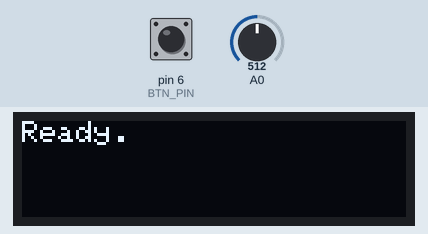
Recording of a sketch running on a simulated Arduino Uno, built with avr-gcc and run on an emulated ATmega328P. Parts: 128×32 one-colour display. The inputs (shaded band) are chosen by the test bench; at power-on: pin 6 (BTN_PIN) HIGH, A0 = 512. The display library's start-up logo is not drawn; random numbers use the default seed unless the sketch sets one; no radio packets arrive unless stated; what the sketch prints to the serial monitor is not drawn.

Above: at 3.2 s.
3.3 s: pin 6 (BTN_PIN) pulled LOW for 0.15 s
At 4.5 s:
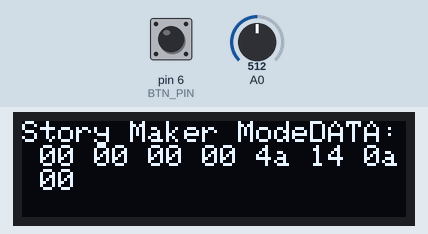
4.9 s: pin 6 (BTN_PIN) pulled LOW for 1 s
At 7.5 s:
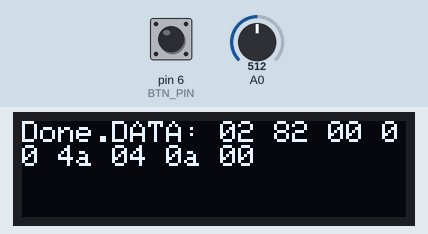
8.6 s: pin 6 (BTN_PIN) pulled LOW for 0.15 s
At 9.6 s:
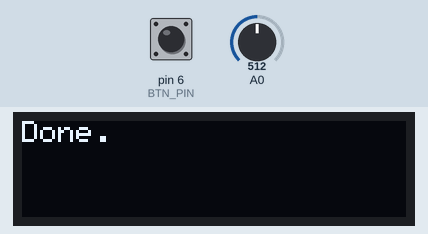
10.3 s: pin 6 (BTN_PIN) pulled LOW for 3.2 s
At 14.5 s:
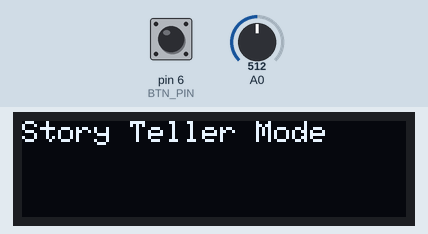
15.0 s: pin 6 (BTN_PIN) pulled LOW for 0.15 s
At 15.8 s:
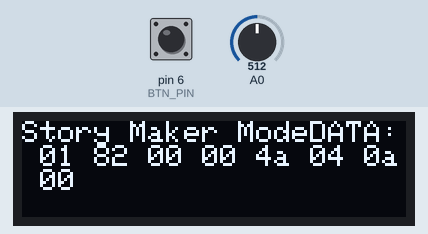
16.6 s: pin 6 (BTN_PIN) pulled LOW for 1 s
At 17.75 s:
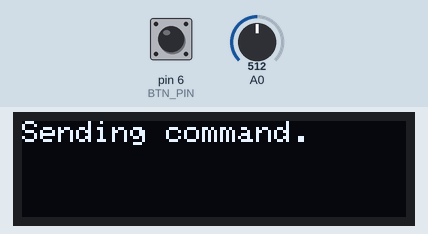
Timing chart, 0 to 19.6 s (numbered marks = the images above; inputs shaded):
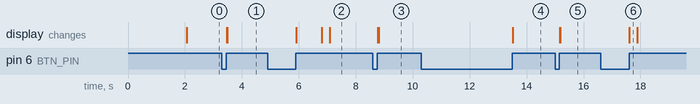

Measured:
- after the input at 3.3 s, the display: first changes after 0.17 s (image 1 shows a later state)
- after the input at 4.9 s, the display: first changes after 1.0 s (image 2 shows a later state)
- after the input at 8.6 s, the display: first changes after 0.17 s (image 3 shows a later state)
- after the input at 10.3 s, the display: changes after 3.2 s (image 4)
- after the input at 15.0 s, the display: first changes after 0.17 s (image 5 shows a later state)
- after the input at 16.6 s, the display: changes after 1.0 s (image 6)

The sketch:

StoryMaker_HM.ino
```cpp
// (licence header left out)
#define ENABLE_SSD1306    // if defined, support for the OLED display is enabled

// nRF2401 Module Support
#include <RF24.h>
#include <RF24_config.h>
#include <nRF24L01.h>
#include <printf.h>

// SSD1306 OLED Display Support
#ifdef ENABLE_SSD1306
  #include <Adafruit_GFX.h>
  #include <Adafruit_SSD1306.h>

  // SSD1306 OLED Display Setup
  // default pins are SDA and SCL for the device you're using
  // for a Nano, SDA = A4, SCL = A5
  #define SCREEN_WIDTH    128
  #define SCREEN_HEIGHT   32
  #define OLED_RESET      -1    // Reset pin # (or -1 if sharing Arduino reset pin)
  #define SCREEN_ADDRESS  0x3C  // 0x3D for 128x64, 0x3C for 128x32

  Adafruit_SSD1306 display(SCREEN_WIDTH, SCREEN_HEIGHT, &Wire, OLED_RESET);
#endif

// nRF2401 Module Setup
#define SCK_PIN 13
#define SDO_PIN 12
#define SDI_PIN 11
#define CS_PIN  10
#define CE_PIN  9
#define CSN_PIN 8
#define BTN_PIN 6

// radio properties
#define RADIO_PKT_MAX_LEN 32                  // max length for a packet
#define RADIO_PD_SIZE     8                   // payload (data) size; does not include CRC or Address as part of this
#define RADIO_RX_AW       5                   // address width when receiving
#define RADIO_TX_AW       3                   // address width when transmitting
#define RADIO_DR          RF24_1MBPS          // RF24_1MBPS, RF24_2MBPS, RF24_250KBPS
#define RADIO_RTD         0
#define RADIO_RTC         0
#define RADIO_CRC_LEN     RF24_CRC_DISABLED   // RF24_CRC_DISABLED, RF24_CRC_8, RF24_CRC_16
#define CRC_POLYNOMIAL    0x1021
#define CRC_INITIAL       0xb5d2

// button press type -- todo: enum this
#define NO_BTN_PRESS          0
#define SHORT_BTN_PRESS       1
#define LONG_BTN_PRESS        2
#define REALLY_LONG_BTN_PRESS 3

// misc
#define PRINT_BUF_SIZE  16

// machine state
typedef enum {
  UNINITIALIZED,
  STORYTELLER,
  STORYMAKER
} machine_state_t;
machine_state_t machine_state = STORYTELLER;

// radio variables
RF24 radio(CE_PIN, CSN_PIN);

const uint8_t rx_address[RADIO_RX_AW]   = { 0xCC, 0xCC, 0xCC, 0xCC, 0xCC };  // address to send/receive data
const uint8_t tx_address[RADIO_TX_AW]   = { 0x55, 0x0F, 0x71 };              // XN297 preamble; used as TX address to emulate the preamble
const uint8_t channel[3]                = { 0x1C, 0x31, 0x44 };              // 28, 49, 68

      uint8_t xmit_packet[RADIO_PD_SIZE]    = { 0 };
      uint8_t recv_packet[RADIO_PKT_MAX_LEN] = { 0 };
      uint8_t radio_channel                  = channel[0];

// XN297 scramble lookup tables
const uint8_t xn297_scramble[] = {
  0xe3, 0xb1, 0x4b, 0xea, 0x85, 0xbc, 0xe5, 0x66,
  0x0d, 0xae, 0x8c, 0x88, 0x12, 0x69, 0xee, 0x1f,
  0xc7, 0x62, 0x97, 0xd5, 0x0b, 0x79, 0xca, 0xcc,
  0x1b, 0x5d, 0x19, 0x10, 0x24, 0xd3, 0xdc, 0x3f,
  0x8e, 0xc5, 0x2f
};
const uint16_t xn297_crc_xorout_scrambled[] = {
  0x0000, 0x3448, 0x9BA7, 0x8BBB, 0x85E1, 0x3E8C,
  0x451E, 0x18E6, 0x6B24, 0xE7AB, 0x3828, 0x814B,
  0xD461, 0xF494, 0x2503, 0x691D, 0xFE8B, 0x9BA7,
  0x8B17, 0x2920, 0x8B5F, 0x61B1, 0xD391, 0x7401,
  0x2138, 0x129F, 0xB3A0, 0x2988
};

// XN297 CRC calculator
uint16_t crc16_update(uint16_t crc, uint8_t a, uint8_t bits) {
    crc ^= (a << 8);
    while (bits--) {
        if (crc & 0x8000) {
            crc = (crc << 1) ^ CRC_POLYNOMIAL;
        } else {
            crc = crc << 1;
        }
    }
    return crc;
}

// XN297 address scramble
void scramble_address(uint8_t *address, uint8_t len) {
  uint8_t i;
  for(i=0; i<len; i++) {
    address[i] ^= xn297_scramble[len - i - 1];
  }
}

// reverse bits in a byte
uint8_t bit_reverse(uint8_t b_in) {
    uint8_t b_out = 0;
    for (int i = 0; i < 8; ++i) {
        b_out = (b_out << 1) | (b_in & 1);
        b_in >>= 1;
    }
    return b_out;
}

// XN297 packet descramble
void descramble_buf(uint8_t *buf, uint8_t len) {
  uint8_t i;
  for (i=0; i<len; i++) {
    buf[i] ^= xn297_scramble[RADIO_RX_AW + i];
    buf[i] = bit_reverse(buf[i]);
  }
}

void print_msg(const __FlashStringHelper* msg) {
  char buffer[128];
  memset(buffer, '\0', sizeof(buffer));
  strlcpy_P(buffer, (const char PROGMEM *)msg, sizeof(buffer));
  print_msg(buffer);
}

void print_msg(char *msg) {
  Serial.println(msg);
  #ifdef ENABLE_SSD1306
    display.clearDisplay();
    display.setCursor(0,0);
    display.print(msg);
    display.display();
  #endif
}

void print_buf(uint8_t *buf, uint8_t len) {
  uint8_t i;
  char tmp[PRINT_BUF_SIZE];

  snprintf(tmp, PRINT_BUF_SIZE,"%08lu: ", millis());
  Serial.print(tmp);

  snprintf(tmp, PRINT_BUF_SIZE,"[%02x] ", radio.getChannel());
  Serial.print(tmp);
  #ifdef ENABLE_SSD1306
    display.print(F("DATA: "));
  #endif

  for(i=0; i<len; i++) {
    snprintf(tmp, PRINT_BUF_SIZE, "%02x ", buf[i]);
    Serial.print(tmp);
    #ifdef ENABLE_SSD1306
      display.print(tmp);
    #endif
  }
  Serial.println();
  #ifdef ENABLE_SSD1306
    display.println();
    display.display();
  #endif
}

void xmit_payload(uint8_t *msg, uint8_t len) {
  uint8_t last = 0;
  uint8_t i;
  uint16_t crc = CRC_INITIAL;
  char tmp[PRINT_BUF_SIZE];

  // cheap buffer overrun protection
  // RADIO_RX_AW + msg len + 2 (CRC)
  len = (len > 25) ? 25 : len;

  // add address to packet
  for(i=0; i<RADIO_RX_AW; i++) {
    recv_packet[last] = rx_address[RADIO_RX_AW - i - 1];   // reversing byte order of address when writing to packet
    recv_packet[last] ^= xn297_scramble[i];                // scramble the address
    last++;
  }

  // add message to packet
  for (i=0; i<len; i++) {
    recv_packet[last] = bit_reverse(msg[i]);
    recv_packet[last] ^= xn297_scramble[RADIO_RX_AW + i];
    last++;
  }

  // calculate CRC
  for (i=0; i<last; i++) {
    crc = crc16_update(crc, recv_packet[i], 8);
  }
  crc ^= xn297_crc_xorout_scrambled[RADIO_RX_AW - 3 + len];

  // add CRC to packet
  recv_packet[last++] = crc >> 8;
  recv_packet[last++] = crc & 0xff;

  /*
  Serial.println("PACKET:");
  for(i=0;i<last;i++) {
    snprintf(tmp, PRINT_BUF_SIZE, "%02x ", recv_packet[i]);
    Serial.print(tmp);
  }
  Serial.println();
  */

  // transmit
  radio.write(recv_packet, last);
}

uint8_t button_handler() {
  static uint8_t btn = 0;
  static uint32_t last = 0;

  // when BTN_PIN goes low, the button is being pressed
  if (btn == 0 && digitalRead(BTN_PIN) == LOW) {
    btn = 1;
    last = millis();
  } else if (btn == 1 && digitalRead(BTN_PIN) == HIGH) {
    btn = 0;
    if (millis() - last > 3000) {
      return(REALLY_LONG_BTN_PRESS);
    } else if (millis() - last > 1000) {
      return(LONG_BTN_PRESS);
    } else {
      return(SHORT_BTN_PRESS);
    }
  }
  return(NO_BTN_PRESS);
}

void setup_receive() {
  uint8_t addr[RADIO_RX_AW];

  radio.stopListening();
  radio.flush_rx();
  radio.flush_tx();

  radio.setAddressWidth(RADIO_RX_AW);
  radio.setPayloadSize(RADIO_PD_SIZE + 2);

  memcpy(addr, rx_address, RADIO_RX_AW);
  scramble_address(addr, RADIO_RX_AW);
  radio.openReadingPipe(1, addr);

  //radio.printPrettyDetails();
  radio.startListening();
}

void setup_transmit() {
  radio.stopListening();
  radio.flush_rx();
  radio.flush_tx();

  radio.setAddressWidth(RADIO_TX_AW);
  radio.setPayloadSize(RADIO_RX_AW + RADIO_PD_SIZE + 2);

  radio.openWritingPipe(tx_address);
  radio.setChannel(radio_channel);
  //radio.printPrettyDetails();
}

void setup_radio() {
  static machine_state_t last_state = UNINITIALIZED;

  if (machine_state == last_state) {
    return;
  }

  switch(machine_state) {
    case STORYTELLER:
      setup_receive();
      break;
    case STORYMAKER:
      setup_transmit();
      break;
  }

  last_state = machine_state;
}

void storyteller() {
  static uint32_t channel_switch_time = 0;
  static uint8_t ch = 0;
  uint8_t i;
  static uint16_t crc;
  static uint8_t addr[RADIO_RX_AW];
  static uint8_t addr_set = 0;
  char tmp[PRINT_BUF_SIZE];

  // scramble the receive address
  // i could hard-code the scrambled address and declare it a const...
  if (!addr_set) {
    memcpy(addr, rx_address, RADIO_RX_AW);
    scramble_address(addr, RADIO_RX_AW);
    addr_set = 1;
  }

  // look for available data from the radio
  if (radio.available()) {
    radio.read(recv_packet, RADIO_PKT_MAX_LEN);
    radio.flush_rx();

    // calculate CRC from payload
    crc = CRC_INITIAL;
    for (i=0; i<RADIO_RX_AW; i++) {
      crc = crc16_update(crc, addr[RADIO_RX_AW - 1 - i], 8);
    }
    for(i=0; i<RADIO_PD_SIZE; i++) {
      crc = crc16_update(crc, recv_packet[i], 8);
    }
    crc ^= xn297_crc_xorout_scrambled[RADIO_RX_AW - 3 + RADIO_PD_SIZE];

    // perform CRC check
    if (crc == (((recv_packet[RADIO_PD_SIZE] & 0xff) << 8) | (recv_packet[RADIO_PD_SIZE + 1] & 0xff))) {

      // descramble the payload
      descramble_buf(recv_packet, RADIO_PD_SIZE);

      // display update
      #ifdef ENABLE_SSD1306
        display.clearDisplay();
        display.setCursor(0,0);
        display.setTextSize(1);       // size(2) = 10 characters per line
      #endif

      // print the descrambled packet
      print_buf(recv_packet, RADIO_PD_SIZE);

      // get new radio channel
      switch (recv_packet[0]) {
        case 0x0b:
          radio_channel = 0x1c;
          break;
        case 0x0c:
          radio_channel = 0x31;
          break;
        case 0x0d:
          radio_channel = 0x44;
          break;
        case 0x06:
          radio_channel = radio.getChannel();
          break;
      }

      // get new group id
      xmit_packet[4] = recv_packet[4];
      xmit_packet[5] = recv_packet[5];
    }
  }

  // after some time, switch to the next channel. we do this to scan all known radio channels for
  // ornaments. the channel and group id stuff we identify through this we'll use when we transmit.
  if (millis() > channel_switch_time) {
    if (channel_switch_time > 0) {
      radio.stopListening();
      radio.flush_rx();
      radio.flush_tx();
      ch = (ch + 1) % (sizeof(channel)/sizeof(byte));
      radio.setChannel(channel[ch]);
      radio.startListening();
      //Serial.println(".");
    }

    channel_switch_time = millis() + 10;    // the more data we hear on the current channel, the longer we'll listen
  }
}

void send_it() {
  static uint8_t x = 0;
  static uint16_t playback_pattern = 0x0082;
  uint32_t start, tmp;

  if (machine_state != STORYMAKER) {
    return;
  }

  if (x++ == 0) {
    announce_radio_config();
  }

  // send command to trigger full mansion show
  xmit_packet[0] = 0x02;                                          // playback cmd
  xmit_packet[1] = (uint8_t)(playback_pattern & 0x00ff);          // the low byte of the playback pattern
  xmit_packet[2] = 0x3f;                                          // countdown; each 'tick' = 4ms
  xmit_packet[3] = 0;                                             // delay execution of command; value is in seconds
//xmit_packet[4] = xmit_packet[4];                                // needs to be group/network ID it seems
  xmit_packet[5] &= 0x0f;                                         // the high nibble must not be 1 for playback
  xmit_packet[6] = 0x0a;                                          // must be 0x0a
  xmit_packet[7] = (uint8_t)((playback_pattern >> 8) & 0x00ff);   // the high byte of the playback patern

//print_msg(F("Sending immediate playback command."));
  print_msg(F("Sending command."));
  start = millis() + (xmit_packet[2] * 4);
  while(xmit_packet[2] > 0) {
    radio.flush_rx();
    radio.flush_tx();
    xmit_payload(xmit_packet, RADIO_PD_SIZE);
    tmp = millis();
    if (start > tmp) {
      xmit_packet[2] = (uint8_t)((start - tmp)/4);
    }
  }
  print_msg(F("Done."));
  print_buf(xmit_packet, RADIO_PD_SIZE);
}

void cancel_playback() {
  uint8_t i;

  if (machine_state != STORYMAKER || radio_channel == 0 || xmit_packet[4] == 0) {
    return;
  }

  print_msg(F("Canceling Playback!"));
  xmit_packet[0] = 0x01;
  for (i=0;i<9;i++) {
      radio.flush_rx();
      radio.flush_tx();
      xmit_payload(xmit_packet, RADIO_PD_SIZE);
      delay(2);
  }
  print_msg(F("Done."));
}

void announce_radio_config() {
  uint8_t i, j;

  print_msg(F("Telling every ornament to tune in..."));

  // initialize payload
  // 0c = channel 0x31, 0d = channel 0x44, 0b = channel 0x1c
  switch (radio_channel) {
    case 0x44:
      xmit_packet[0] = 0x0d;
      break;
    case 0x31:
      xmit_packet[0] = 0x0c;
      break;
    case 0x1c:
      xmit_packet[0] = 0x0b;
      break;
    default:
      Serial.print("ERROR: unknown radio channel ");
      Serial.println(radio_channel, HEX);
      break;
  }
  xmit_packet[1] = 0;
  xmit_packet[2] = 0;
  xmit_packet[3] = 0;
  xmit_packet[5] = (xmit_packet[5] & 0x0f) | 0x10;

  // announce 75 times on each channel
  for(i=0;i<sizeof(channel);i++) {
    // set channel
    radio.flush_rx();
    radio.flush_tx();
    radio.setChannel(channel[i]);

    // send reg_cmd many times
    for(j=0; j<75; j++) {
      radio.flush_rx();
      radio.flush_tx();
      xmit_payload(xmit_packet, RADIO_PD_SIZE);
      delay(2);
    }
  }

  /*
  // announce 8 times on each channel 95 times
  // this is what i saw stock ornaments do, but in practice I don't think this is needed
  for(i=0;i<95;i++) {
    for(j=0;j<sizeof(channel);j++) {
      for(k=0;k<8;k++) {
      radio.flush_rx();
      radio.flush_tx();
      xmit_payload(xmit_packet, RADIO_PD_SIZE);
      delay(2);            }
    }
  }
  */

  radio.flush_rx();
  radio.flush_tx();

  // switch to our target channel
  radio.setChannel(radio_channel);

  // set payload for 'this is the channel'
  xmit_packet[0] = 0x0f;
  xmit_packet[2] = xmit_packet[0];

  // announce we are staying on the current channel
  for (i=0;i<9;i++) {
      radio.flush_rx();
      radio.flush_tx();
      xmit_payload(xmit_packet, RADIO_PD_SIZE);
      delay(2);
  }
  Serial.println(F(" Done."));

  // remove the 'follow me' bit
  xmit_packet[5] &= 0x0f;
}

void conduct_full_haunted_mansion_show() {
  uint16_t i, j, k;
  uint32_t start, tmp;
  uint16_t full_playback_pattern = 0xffff;

  if (machine_state != STORYMAKER) {
    return;
  }

  Serial.println();
  Serial.println(F("-- Full Haunted Mansion Show --"));

  // -- STEP 1 --
  // xmit group id and radio channel so everyone is listening on the same station to the same group id
  announce_radio_config();

  // -- STEP 2 --
  // Announce that we're going to start a full show to all listening ornaments
  print_msg(F("Mansion Playback Announce (BONG)"));
  xmit_packet[0] = 0x06;
  xmit_packet[1] = 0x00;    // 0x05 and 0x00 work;
  xmit_packet[2] = 0x4f;    // countdown ticks
  do {
    xmit_packet[2]--;
    radio.flush_rx();
    radio.flush_tx();
    xmit_payload(xmit_packet, RADIO_PD_SIZE);
    delay(11);
  } while (xmit_packet[2] > 0);

  // -- STEP 3 --
  // Listen for Acknowledgements
  //
  // maybe we do something with this another day, like craft the playback pattern based on which ornaments give us an ack?
  // for now this is here just for debug/test purposes

  // swap to listener mode
  setup_receive();

  // listen for acknowledgements
  tmp = millis() + 3000;
  while (millis() < tmp) {
    storyteller();
  }

  // go back to transmit mode
  setup_transmit();

  // -- STEP 4 --
  // countdown to the start of playback
  // this helps to get all the ornaments in sync

  print_msg(F("Mansion Playback Countdown"));
  xmit_packet[0] = 0x02;                                              // playback cmd
  xmit_packet[1] = (uint8_t)(full_playback_pattern & 0x00ff);         // playback pattern low byte
  xmit_packet[2] = 0x9f;                                              // number of countdown ticks; each 'tick' = 4ms
  xmit_packet[7] = (uint8_t)((full_playback_pattern >> 8) & 0x00ff);  // the high byte of the playback patern

  start = millis() + (xmit_packet[2] * 4);
  while(xmit_packet[2] > 0) {
    radio.flush_rx();
    radio.flush_tx();
    xmit_payload(xmit_packet, RADIO_PD_SIZE);
    tmp = millis();
    if (start > tmp) {
      xmit_packet[2] = (uint8_t)((start - tmp)/4);
    }
  }

  print_buf(xmit_packet, RADIO_PD_SIZE);
  print_msg(F("Let The Show Begin!"));
}

void storymaker() {
  static uint8_t short_step = 0;

  switch (button_handler()) {
    case SHORT_BTN_PRESS:
      if (short_step) {
        cancel_playback();
      } else {
        send_it();
      }
      short_step ^= 1;
      break;

    // trigger full haunted mansion show
    case LONG_BTN_PRESS:
      conduct_full_haunted_mansion_show();
      short_step = 1;   // make it so next short press sends a cancel command
      break;

    case REALLY_LONG_BTN_PRESS:
      print_msg(F("Story Teller Mode"));
      machine_state = STORYTELLER;
      return;
      break;
  }
}

void setup() {
  uint8_t i;
  uint32_t seed = 0;

  // seed RNG
  for(i=0;i<32;i++) {
    seed |= ((analogRead(0) & 1) << i);
  }
  randomSeed(seed);

  // setup serial
  Serial.begin(115200);

  // enable NRF library to output to serial
  printf_begin();

  // setup button pin
  pinMode(BTN_PIN, INPUT_PULLUP);

  // Initialize OLDED Display
  // SSD1306_SWITCHCAPVCC = generate display voltage from 3.3V internally
  #ifdef ENABLE_SSD1306
    if(!display.begin(SSD1306_SWITCHCAPVCC, SCREEN_ADDRESS)) {
      Serial.println(F("SSD1306 allocation failed"));
      for(;;); // Don't proceed, loop forever
    }
    display.display();                    // display splash screen
    delay(2000);                          // Pause for 2 seconds
    display.clearDisplay();               // Clear the buffer
    display.setTextColor(SSD1306_WHITE);  // set text color
    display.cp437(true);                  // use full 256 char 'Code Page 437' font
  #endif

  // initialize nRF module
  radio.begin();
  radio.disableDynamicPayloads();                     //    Dynamic Payloads can be enabled and reception is okay even if xmit is not dynamic
  radio.setChannel(channel[0]);                       // ** this can cause a reception issue
  radio.setDataRate(RADIO_DR);                        // ** this can cause a reception issue
  radio.setRetries(RADIO_RTD, RADIO_RTC);             //    Not relevant for reception?
  radio.setAutoAck(false);                            // ** this can cause a reception issue
  radio.setCRCLength(RADIO_CRC_LEN);                  //    CRC can be disabled and still receive even if xmit is generating CRC

  // initialize transmit packet with a random group id
  xmit_packet[4] = random(0x20, 0x3f) * 2;
  xmit_packet[5] = (random(1,5)*2) + 0x10;
  xmit_packet[6] = 0x0a;

  // set the initial radio_channel to transmit on
  radio_channel = channel[0];

  // We're ready to go.
  print_msg(F("Ready."));
}

void loop() {

  // set the radio to transmit or receive depending on the current machine_state value
  setup_radio();

  // do something depending on the current machine_state value
  switch (machine_state) {
    case STORYTELLER:
      storyteller();
      if (button_handler()) {
        print_msg(F("Story Maker Mode"));
        machine_state = STORYMAKER;
        print_buf(xmit_packet, RADIO_PD_SIZE);
      }
      break;
    case STORYMAKER:
      storymaker();
      break;
  }
}
```
